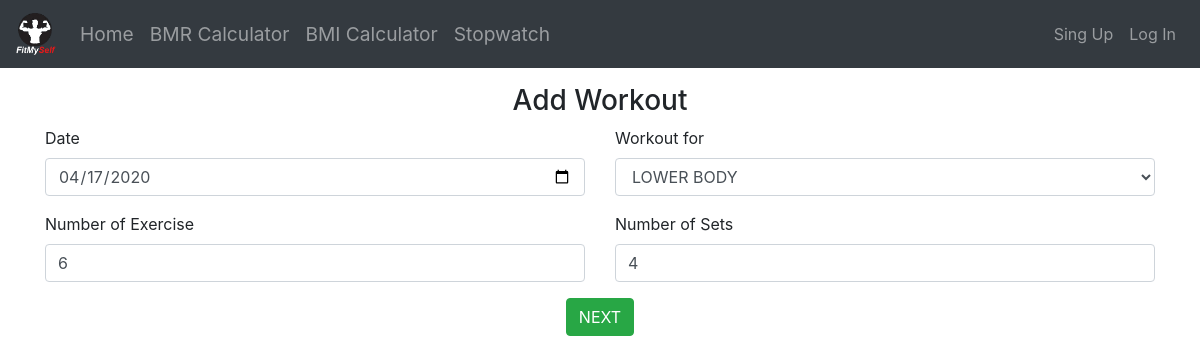
/update/15, run on the app's committed database.
### app/models.py (models this page shows, shortened)
class Workout(models.Model):
  date = models.DateField(null=True)
  Workout_for = models.CharField(max_length=30,null=True)
  no_of_workout = models.IntegerField(null=True)
  no_of_set = models.IntegerField(null=True)
  user = models.ForeignKey(User,on_delete=models.CASCADE,null =True)
  class Meta:
    verbose_name_plural = 'Workout'

### app/views.py (the view, shortened to what this page needs)
# urls.py: path('update/<int:id>',views.updateData,name="update"),
def updateData(request,id):
  try:
    workout = Workout.objects.get(pk=id)
  except Workout.DoesNotExist:
    return redirect('/disp')
  else:
    params = {
      'workout':workout,
    }
  return render(request,'app/update.html',params)

### app/templates/app/update.html (shortened to what this page needs)
{% extends 'base.html' %}
{% block body %}
  <div class="container my-3">
    <h3 class="text-center">Add Workout</h3>
    <form action="/update/{{workout.pk}}" method="post" accept-charset="utf-8">
      <div class="row">
        <div class="col-lg-6 col-md-6 col-sm-12">
          <div class="form-group">
    <label for="date">Date</label>
    <input type="date" class="form-control" id="date" name="date" required value="{{workout.date|date:'Y-m-d'}}">
  </div>
        </div>
        <div class="col-lg-6 col-md-6 col-sm-12">
          <div class="form-group">
    <label for="workout">Workout for</label>
    <select class="form-control" id="workout" name="workout">
      {% if workout.Workout_for == 'ABS' %}
      <option selected>ABS</option>
      <option>LOWER BODY</option>
      <option>UPPER BODY</option>
      {% elif workout.Workout_for == 'LOWER BODY' %}
      <option selected>LOWER BODY</option>
      {% else %}
      <option>ABS</option>
      <option>LOWER BODY</option>
      <option selected>UPPER BODY</option>
      {% endif %}
    </select>
  </div>
        </div>
      </div>
      <div class="row">
        <div class="col-lg-6 col-md-6 col-sm-12">
          <div class="form-group">
            <label for="no_of_exercise">Number of Exercise</label>
            <input type="text" name="no_of_exercise" id="no_of_exercise" class="form-control" value="{{workout.no_of_workout}}" required/>
          </div>
        </div>
        <div class="col-lg-6 col-md-6 col-sm-12">
          <div class="form-group">
            <label for="no_of_set">Number of Sets</label>
            <input type="text" name="no_of_set" id="no_of_set" class="form-control" required value="{{workout.no_of_set}}"/>
          </div>
        </div>
      </div>
      <div class="row">
        <div class="col text-center">
          <input type="submit" name="submit" id="submit" value="NEXT" class="btn btn-success" />
        </div>
      </div>
    </form>
  </div>
{% endblock %}

### data on the page
Workout: date "04/17/2020", workout "LOWER BODY", no_of_exercise "6", no_of_set "4"
